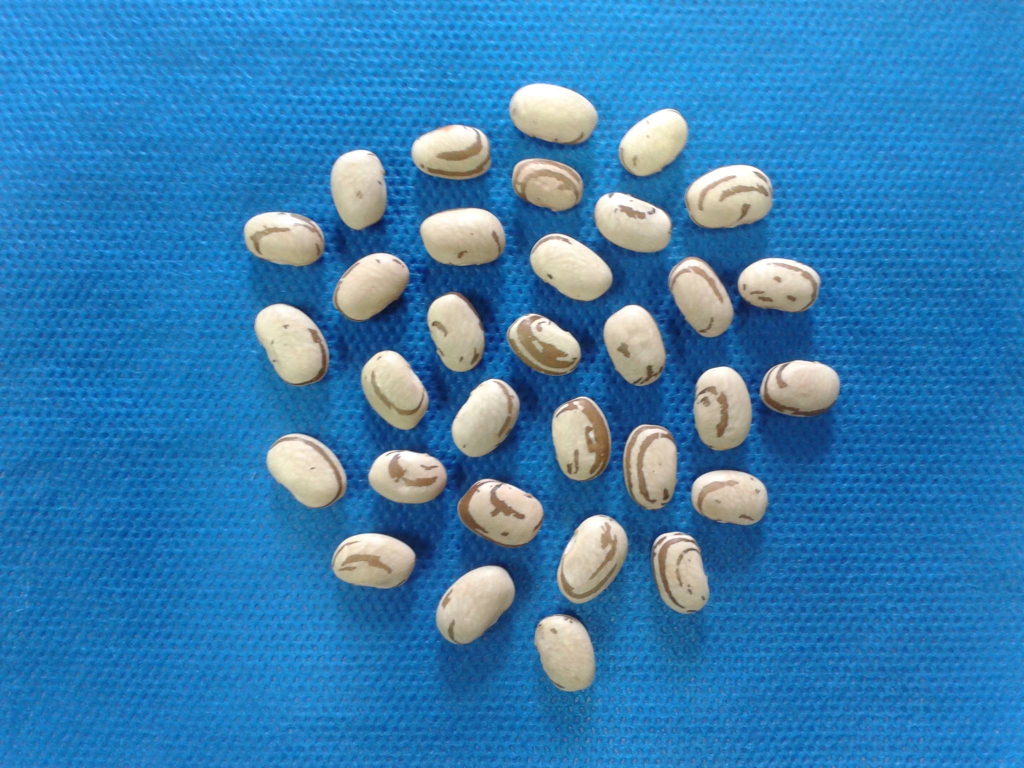
#> input picture Roteiros de Estudo Orientado - REOs/REO 02/AULA_01/feijao.jpg, 2048 x 1536 px (shown at 1/2 size)
$ python aula_01_ex_04.py
#> lines starting #> are read from the running program, lines starting #| are printed output that depends on the picture
########################################################################################################################
# Lavras - MG
# 21/04/2020
# Universidade Federal de Lavras - UFLA
# Departamento de Biologia
# Programa de Pós Graduação em Genética e Melhoramento de Plantas
# Disciplina: Processamento de imagens e reconhecimento de padrões no melhoramento de plantas
# Docente: Vinícius Quintão Carneiro
# E-mail: vinicius.carneiro@ufla.br
# Github: vqcarneiro
########################################################################################################################
# PROCEDIMENTO: Recortar imagens coloridas
########################################################################################################################
# Importar pacotes
import cv2 # Importa o pacote opencv
import numpy as np # Importa o pacote numpy
from matplotlib import pyplot as plt # Importa o pacote matplotlib
########################################################################################################################
# Leitura da imagem

nome_arquivo = 'feijao.jpg'
img = cv2.imread(nome_arquivo,1)
#> img is the input picture: shape (1536, 2048, 3); mean B, G, R 178.7, 126.2, 55.7
img = cv2.cvtColor(img,cv2.COLOR_BGR2RGB)
print('----------------------------------------------------------------------------------------------------------------')
print('IMAGEM ORIGINAL')
print('----------------------------------------------------------------------------------------------------------------')
print('----------------------------------------------------------------------------------------------------------------')
print('INFORMAÇÕES')
print('----------------------------------------------------------------------------------------------------------------')
lin_or, col_or, canais_or = np.shape(img)
#> lin_or = 1536; col_or = 2048; canais_or = 3
print('Dimensão: ' + str(lin_or) +' x '+ str(col_or))
#| Dimensão: 1536 x 2048
print('Largura: ' + str(col_or))
#| Largura: 2048
print('Altura: ' + str(lin_or))
#| Altura: 1536
print('----------------------------------------------------------------------------------------------------------------')

########################################################################################################################
# Transformações em imagens - Virar
# Recorte 1

img_rc1 = img[0:int(lin_or/2),0:int(col_or/2)]
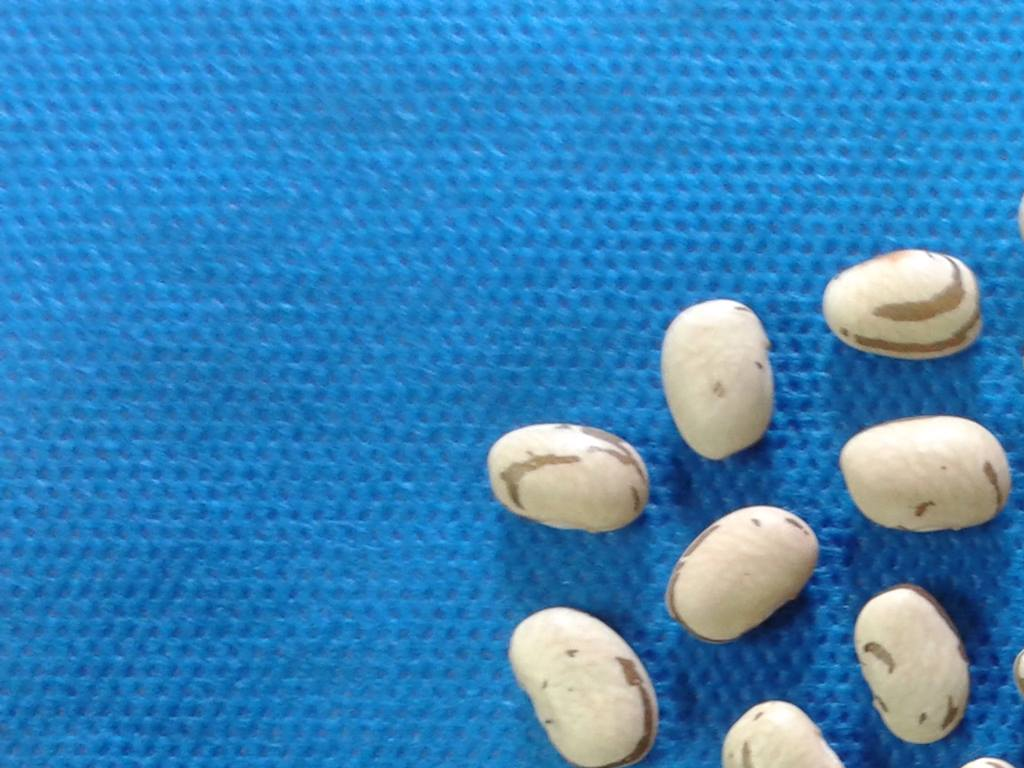
#> img_rc1: shape (768, 1024, 3); mean R, G, B 56.1, 132.2, 187.6
print('----------------------------------------------------------------------------------------------------------------')
print('Recorte 1 = 0:Metade,0:Metade')
print('----------------------------------------------------------------------------------------------------------------')
print('INFORMAÇÕES')
print('----------------------------------------------------------------------------------------------------------------')
lin, col, canais  = np.shape(img_rc1)
#> lin = 768; col = 1024; canais = 3
print('Dimensão: ' + str(lin) +' x '+ str(col))
#| Dimensão: 768 x 1024
print('Largura: ' + str(col))
#| Largura: 1024
print('Altura: ' + str(lin))
#| Altura: 768

# Recorte 2
img_rc2 = img[150:1450,470:1700]
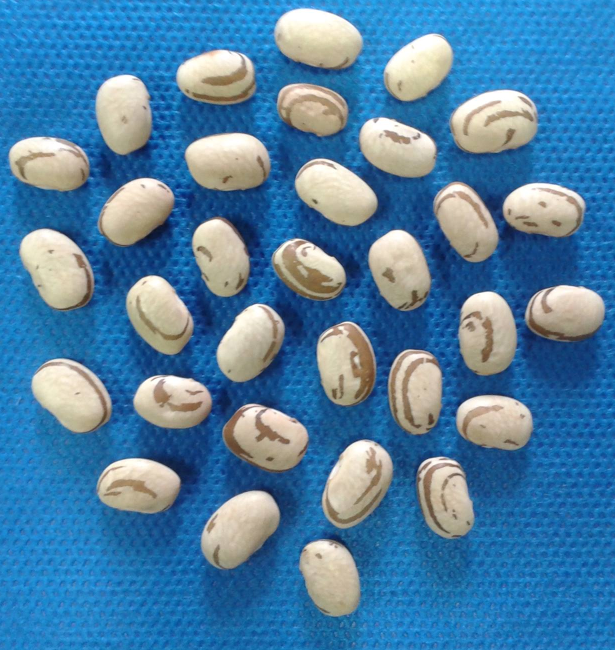
#> img_rc2: shape (1300, 1230, 3) (shown at 1/2 size); mean R, G, B 78.3, 127.8, 164.9
print('----------------------------------------------------------------------------------------------------------------')
print('Recorte 2 = Área útil')
print('----------------------------------------------------------------------------------------------------------------')
print('INFORMAÇÕES')
print('----------------------------------------------------------------------------------------------------------------')
lin, col, canais = np.shape(img_rc2)
#> lin = 1300; col = 1230
print('Dimensão: ' + str(lin) +' x '+ str(col))
#| Dimensão: 1300 x 1230
print('Largura: ' + str(col))
#| Largura: 1230
print('Altura: ' + str(lin))
#| Altura: 1300

# Recorte 3
img_rc3 = img[800:1000,0::]
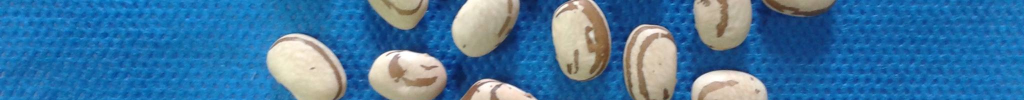
#> img_rc3: shape (200, 2048, 3) (shown at 1/2 size); mean R, G, B 64.6, 118.5, 161.2
print('----------------------------------------------------------------------------------------------------------------')
print('Recorte 3 = 800:1000,0::')
print('----------------------------------------------------------------------------------------------------------------')
print('INFORMAÇÕES')
print('----------------------------------------------------------------------------------------------------------------')
lin, col,canais = np.shape(img_rc3)
#> lin = 200; col = 2048
print('Dimensão: ' + str(lin) +' x '+ str(col))
#| Dimensão: 200 x 2048
print('Largura: ' + str(col))
#| Largura: 2048
print('Altura: ' + str(lin))
#| Altura: 200
print('----------------------------------------------------------------------------------------------------------------')
########################################################################################################################
# Apresentar imagens

# Imagem Em RGB
plt.figure('VIRAR')
plt.subplot(2,2,1)
plt.imshow(img)
plt.title("ORIGINAL")


plt.subplot(2,2,2)
plt.imshow(img_rc1)
plt.title("Recorte 1")

plt.subplot(2,2,3)
plt.imshow(img_rc2)
plt.title("Recorte 2")

plt.subplot(2,2,4)
plt.imshow(img_rc3)
plt.title("Recorte 3")

plt.show()
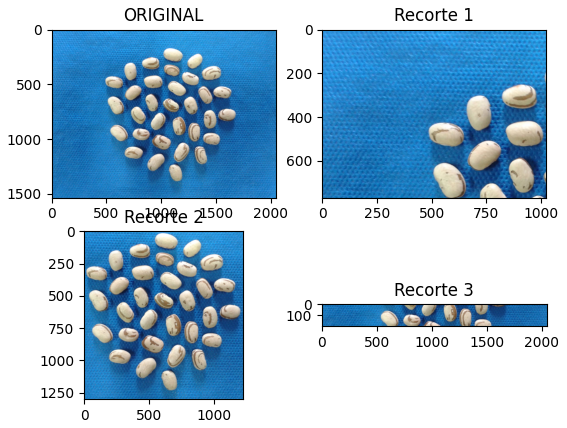
#> figure drawn by matplotlib, 4 panels
########################################################################################################################

$ run again, with Roteiros de Estudo Orientado - REOs/REO 02/AULA_01/macas.jpg copied over Roteiros de Estudo Orientado - REOs/REO 02/AULA_01/feijao.jpg
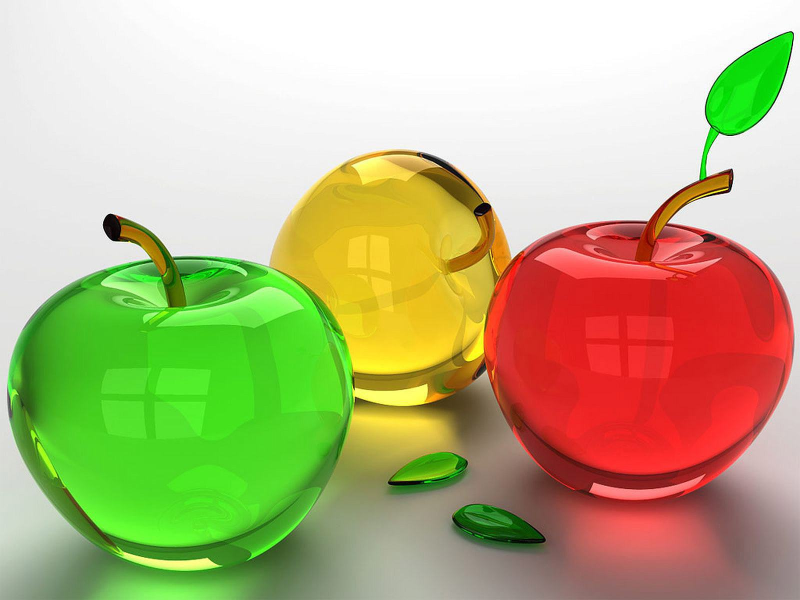
#> input picture Roteiros de Estudo Orientado - REOs/REO 02/AULA_01/macas.jpg, 1600 x 1200 px (shown at 1/2 size)
#> img is the input picture: shape (1200, 1600, 3); mean B, G, R 129.2, 180.1, 184.7
#| Dimensão: 1200 x 1600
#| Largura: 1600
#| Altura: 1200
#| Dimensão: 600 x 800
#| Largura: 800
#| Altura: 600
#| Dimensão: 1050 x 1130
#| Largura: 1130
#| Altura: 1050
#> `img_rc3 = img[800:1000,0::]`:
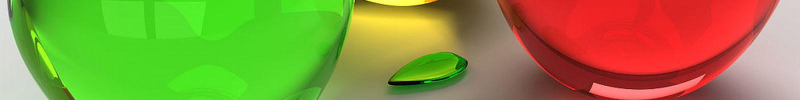
#> img_rc3: shape (200, 1600, 3) (shown at 1/2 size); mean R, G, B 139.8, 145.9, 61.4
#| Dimensão: 200 x 1600
#| Largura: 1600
#| Altura: 200
#> `plt.show()`:
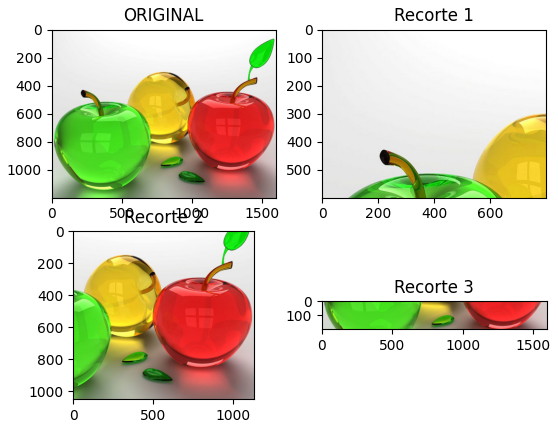
#> figure drawn by matplotlib, 4 panels
